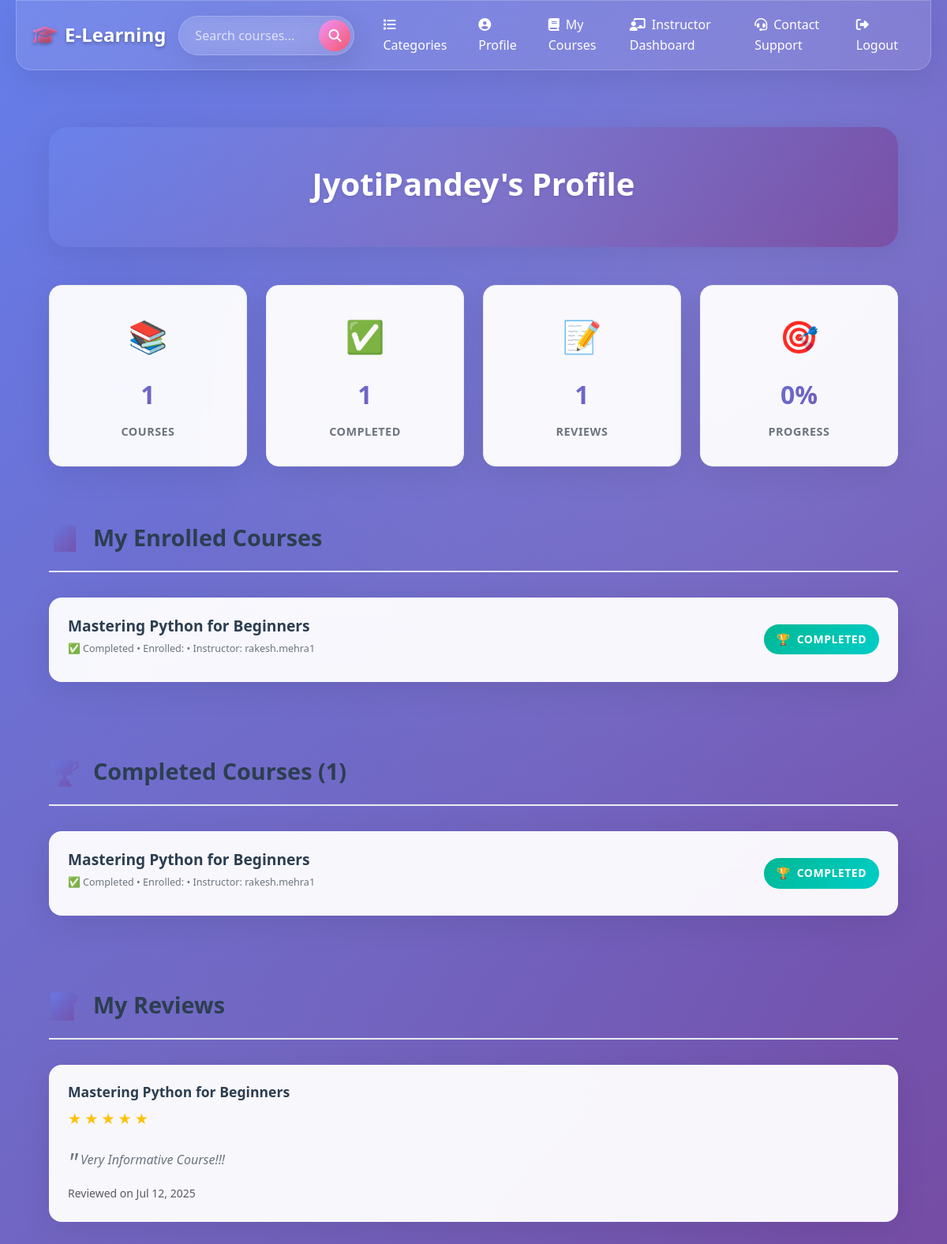
The app's page /profile/ (signed in) with its own data.
### catalog/models.py (models this page shows, shortened)
class Enrollment(models.Model):
    user = models.ForeignKey(User, on_delete=models.CASCADE)
    course = models.ForeignKey(Course, on_delete=models.CASCADE)
    enrolled_at = models.DateTimeField(auto_now_add=True)
    grade = models.CharField(max_length=20, blank=True, null=True)
    is_completed = models.BooleanField(default=False)
    completed_at = models.DateTimeField(null=True, blank=True)
    class Meta:
        unique_together = ('user', 'course')

class Course(models.Model):
    title = models.CharField(max_length=200)
    description = models.TextField()
    instructor = models.ForeignKey(User, on_delete=models.CASCADE)
    category = models.ForeignKey(Category, on_delete=models.CASCADE)
    skills = models.CharField(max_length=500, blank=True)  # new field
    created_at = models.DateTimeField(auto_now_add=True)

class Review(models.Model):
    course = models.ForeignKey(Course, on_delete=models.CASCADE, related_name='reviews')
    user = models.ForeignKey(User, on_delete=models.CASCADE)
    rating = models.PositiveSmallIntegerField(default=1)
    comment = models.TextField()
    created_at = models.DateTimeField(auto_now_add=True)

### catalog/views.py (the view)
# urls.py: path('profile/', views.profile, name='profile'),
@login_required
def profile(request):
    enrollments = Enrollment.objects.filter(user=request.user)
    completed_enrollments = enrollments.filter(is_completed=True)
    reviews = Review.objects.filter(user=request.user)
    return render(request, 'catalog/profile.html', {
        'enrollments': enrollments,
        'completed_enrollments': completed_enrollments,
        'reviews': reviews,
    })

### catalog/templates/catalog/profile.html (shortened to what this page needs)
{% extends 'catalog/base.html' %}
{% block content %}
<div class="profile-container">
    <div class="container">
        <div class="profile-header">
            <h1 class="profile-title">{{ user.username }}'s Profile</h1>
        </div>
        <div class="stats-container">
            <div class="row g-4">
                <div class="col-6 col-md-3">
                    <div class="stat-card">
                        <div class="stat-icon">📚</div>
                        <div class="stat-number">{{ enrollments|length }}</div>
                        <div class="stat-label">Courses</div>
                    </div>
                </div>
                <div class="col-6 col-md-3">
                    <div class="stat-card">
                        <div class="stat-icon">✅</div>
                        <div class="stat-number">{{ completed_count|default:1 }}</div>
                        <div class="stat-label">Completed</div>
                    </div>
                </div>
                <div class="col-6 col-md-3">
                    <div class="stat-card">
                        <div class="stat-icon">📝</div>
                        <div class="stat-number">{{ reviews|length }}</div>
                        <div class="stat-label">Reviews</div>
                    </div>
                </div>
                <div class="col-6 col-md-3">
                    <div class="stat-card">
                        <div class="stat-icon">🎯</div>
                        <div class="stat-number">{{ progress_percentage|default:0 }}%</div>
                        <div class="stat-label">Progress</div>
                    </div>
                </div>
            </div>
        </div>
        <div class="mb-5">
            <div class="section-header courses">
                <span class="section-icon">📘</span>
                <h2 class="section-title">My Enrolled Courses</h2>
            </div>
            {% if enrollments %}
                <div class="row">
                    {% for enrollment in enrollments %}
                    <div class="col-12">
                        <a href="{% url 'course_detail' enrollment.course.pk %}" class="course-card d-block">
                            <div class="course-card-body">
                                <div class="course-info">
                                    <h3 class="course-title">{{ enrollment.course.title }}</h3>
                                    <div class="course-meta">
                                        <small>
                                            {% if enrollment.is_completed %}
                                                ✅ Completed
                                            {% else %}
                                                ❌ In Progress
                                            {% endif %}
                                            • Enrolled: {{ enrollment.enrollment_date|date:"M d, Y" }}
                                            {% if enrollment.course.instructor %}
                                                • Instructor: {{ enrollment.course.instructor.username }}
                                            {% endif %}
                                        </small>
                                    </div>
                                </div>
                                <div class="course-badge {% if enrollment.is_completed %}completed{% else %}in-progress{% endif %}">
                                    {% if enrollment.is_completed %}
                                        <span>🏆</span>
                                        <span>Completed</span>
                                    {% else %}
                                        <span>📖</span>
                                        <span>In Progress</span>
                                    {% endif %}
                                </div>
                            </div>
                        </a>
                    </div>
                    {% endfor %}
                </div>
            {% endif %}
        </div>
        <div class="mb-5">
            <div class="section-header completed">
                <span class="section-icon">🏆</span>
                <h2 class="section-title">Completed Courses ({{ completed_enrollments.count }})</h2>
            </div>
            {% if completed_enrollments %}
                <div class="row">
                    {% for enrollment in completed_enrollments %}
                    <div class="col-12">
                        <a href="{% url 'course_detail' enrollment.course.pk %}" class="course-card d-block">
                            <div class="course-card-body">
                                <div class="course-info">
                                    <h3 class="course-title">{{ enrollment.course.title }}</h3>
                                    <div class="course-meta">
                                        <small>
                                            ✅ Completed
                                            • Enrolled: {{ enrollment.enrollment_date|date:"M d, Y" }}
                                            {% if enrollment.course.instructor %}
                                                • Instructor: {{ enrollment.course.instructor.username }}
                                            {% endif %}
                                        </small>
                                    </div>
                                </div>
                                <div class="course-badge completed">
                                    <span>🏆</span>
                                    <span>Completed</span>
                                </div>
                            </div>
                        </a>
                    </div>
                    {% endfor %}
                </div>
            {% endif %}
        </div>
        <div class="mb-5">
            <div class="section-header reviews">
                <span class="section-icon">📝</span>
                <h2 class="section-title">My Reviews</h2>
            </div>
            {% if reviews %}
                <div class="row">
                    {% for review in reviews %}
                    <div class="col-12">
                        <div class="review-card">
                            <div class="review-header">
                                <div>
                                    <h4 class="review-course">{{ review.course.title }}</h4>
                                    <div class="review-rating">
                                        {% for i in "12345" %}
                                            <span class="star">{% if forloop.counter <= review.rating %}★{% else %}☆{% endif %}</span>
                                        {% endfor %}
                                    </div>
                                </div>
                            </div>
                            <p class="review-comment">{{ review.comment }}</p>
                            <small class="text-muted">Reviewed on {{ review.created_at|date:"M d, Y" }}</small>
                        </div>
                    </div>
                    {% endfor %}
                </div>
            {% endif %}
        </div>
    </div>
</div>
{% endblock %}

### catalog/templates/catalog/base.html (style rules this page uses)
:root { --primary-gradient: linear-gradient(135deg, #667eea 0%, #764ba2 100%); --secondary-gradient: linear-gradient(135deg, #f093fb 0%, #f5576c 100%); --success-gradient: linear-gradient(135deg, #4facfe 0%, #00f2fe 100%); --dark-gradient: linear-gradient(135deg, #2c3e50 0%, #34495e 100%); --glass-bg: rgba(255, 255, 255, 0.1); --glass-border: rgba(255, 255, 255, 0.2); --shadow-light: 0 8px 32px rgba(0, 0, 0, 0.1); --shadow-heavy: 0 20px 40px rgba(0, 0, 0, 0.15); --text-primary: #2c3e50; --text-secondary: #6c757d; --border-color: #e9ecef; --shadow-hover: 0 20px 60px rgba(0, 0, 0, 0.15); }
* { margin: 0; padding: 0; box-sizing: border-box; }
body { font-family: 'Inter', sans-serif; background: linear-gradient(135deg, #667eea 0%, #764ba2 100%); min-height: 100vh; overflow-x: hidden; }
.course-card { background: var(--glass-bg); backdrop-filter: blur(20px); border: 1px solid var(--glass-border); border-radius: 20px; overflow: hidden; transition: all 0.3s ease; box-shadow: var(--shadow-light); position: relative; }
.course-card::before { content: ''; position: absolute; top: 0; left: 0; right: 0; height: 4px; background: var(--secondary-gradient); transform: scaleX(0); transition: transform 0.3s ease; }
.course-title { font-size: 1.3rem; font-weight: 600; color: white; margin-bottom: 10px; }
.course-meta { display: flex; justify-content: space-between; align-items: center; margin-bottom: 20px; }
.stat-card { text-align: center; padding: 40px 20px; background: var(--glass-bg); backdrop-filter: blur(20px); border: 1px solid var(--glass-border); border-radius: 20px; box-shadow: var(--shadow-light); transition: all 0.3s ease; }
.stat-number { font-size: 3rem; font-weight: 700; background: var(--secondary-gradient); -webkit-background-clip: text; -webkit-text-fill-color: transparent; background-clip: text; }
.stat-label { color: rgba(255, 255, 255, 0.9); font-weight: 500; margin-top: 10px; }
.animate-on-scroll { opacity: 0; transform: translateY(30px); transition: all 0.6s ease; }

### records on screen
Enrollment: course "Mastering Python for Beginners", is_completed "✅ Completed", course.instructor.username "rakesh.mehra1"
Review: course "Mastering Python for Beginners", rating 5 (drawn), comment "Very Informative Course!!!", created_at "Jul 12, 2025"

### other values on screen
{{ user.username }} "JyotiPandey"
{{ enrollments|length }} "1"
{{ completed_count|default:1 }} "1"
{{ reviews|length }} "1"
{{ progress_percentage|default:0 }} "0"
{{ completed_enrollments.count }} "1"
